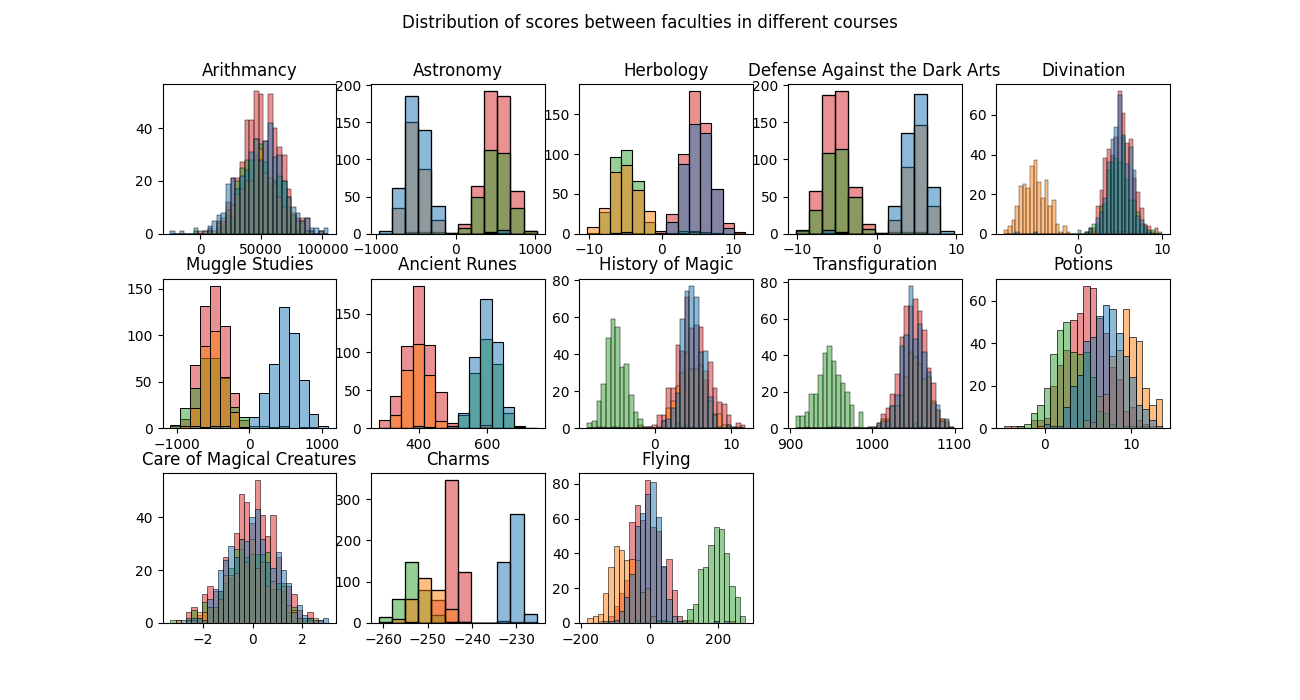

Reproduce this figure in Python.
from parsers import filepath_parser
import pandas as pd
import numpy as np
import matplotlib.pyplot as plt
import matplotlib
import seaborn as sns
matplotlib.use('Qt5Agg')
# курс это дисциплина


def histogram(args):
    df = pd.read_csv(args.filepath)
    df = df.drop(['Index', 'First Name', 'Last Name',
                 'Best Hand', 'Birthday'], axis=1)

    disciplines = df.columns.to_numpy()
    disciplines = disciplines[disciplines != 'Hogwarts House']

    plt.figure(figsize=[13, 7])
    plt.suptitle(
        'Distribution of scores between faculties in different courses')
    plt.subplots_adjust(wspace=0.2, hspace=0.3)
    ax = plt.gca()

    for i, discipline in enumerate(disciplines):
        plt.subplot(3, int(len(disciplines)/3)+1, i+1)
        sns.histplot(data=df, x=str(discipline), hue="Hogwarts House")
        plt.title(str(discipline))
        ax = plt.gca()
        ax.get_legend().remove()
        ax.ticklabel_format(style='scientific', axis='y', scilimits=[-5, 5])
        plt.xlabel('')
        plt.ylabel('')
    plt.savefig('histogram.png')
    plt.show()


if __name__ == '__main__':
    histogram(filepath_parser().parse_args())
